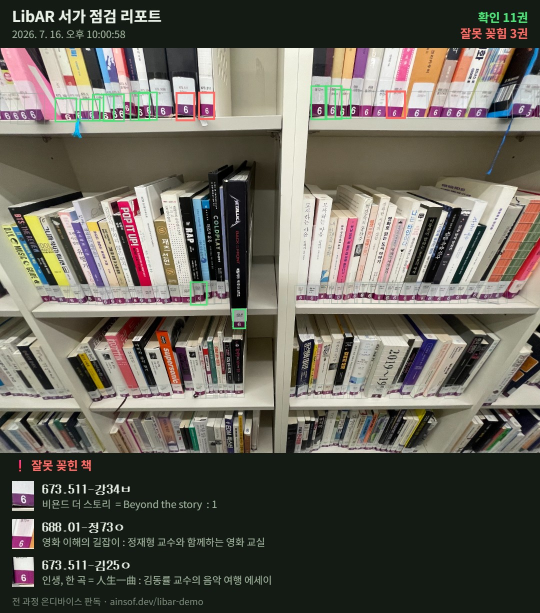
#> input picture libar-sample/팀공유리포트/리포트예시_오배열3권.jpg, 1080 x 1226 px (shown at 1/2 size)
$ python -i test_det_onnx.py   (imports and definitions only)
#> lines starting #> are read from the running program, lines starting #| are printed output that depends on the picture
# -*- coding: utf-8 -*-
"""브라우저 이식 최종 리허설(전부 ONNX): YOLO 밴드 → 스트립 ×3 → 청크 → det ONNX(간이 DB 후처리)
→ rec ONNX → match → 권수. mobile-det 파이프라인 상한(9·6권)과 비교."""
import io, sys, json, re, difflib, unicodedata, time
import cv2, numpy as np
from pathlib import Path

HERE = Path(__file__).parent
# [3 lines not run here, left out]
import onnxruntime as ort
# [1 line that did not run here, left out]
# [1 line that did not run here, left out]
# [1 line that did not run here, left out]
# [1 line that did not run here, left out]
# [1 line that did not run here, left out]

def nn(s): return re.sub(r"[^0-9A-Za-z가-힣ㄱ-ㅎㅏ-ㅣ.]", "", unicodedata.normalize("NFC", str(s)))
# [1 line not run here, left out]
items, by_cls = [], {}
# [8 lines not run here, left out]
JF = {"0":"ㅇ","O":"ㅇ","o":"ㅇ","Q":"ㅇ","으":"ㅇ","이":"ㅇ","피":"ㅍ","디":"ㄷ","기":"ㄱ","니":"ㄴ",
      "리":"ㄹ","미":"ㅁ","비":"ㅂ","시":"ㅅ","지":"ㅈ","치":"ㅊ","키":"ㅋ","티":"ㅌ","히":"ㅎ",
      "프":"ㅍ","표":"ㅍ","드":"ㄷ","그":"ㄱ","느":"ㄴ","르":"ㄹ","므":"ㅁ","브":"ㅂ","스":"ㅅ",
      "즈":"ㅈ","츠":"ㅊ","크":"ㅋ","트":"ㅌ","흐":"ㅎ"}
# [41 lines left out: functions match, rec_line, not called in this run]

MEAN = np.array([0.485, 0.456, 0.406], np.float32)   # BGR 순서로 그대로 적용 (yml)
STD = np.array([0.229, 0.224, 0.225], np.float32)

def det_boxes(img):
    """간이 DB 후처리: prob>0.3 이진화 → 연결요소 bbox → box_score>0.6 → 확장(unclip 근사)."""
    h, w = img.shape[:2]
    sc = min(1.0, 960/max(h, w))
    nh, nw = max(32, int(round(h*sc/32))*32), max(32, int(round(w*sc/32))*32)
    rs = cv2.resize(img, (nw, nh)).astype(np.float32)/255.0
    rs = (rs - MEAN)/STD
    prob = dsess.run(None, {din: rs.transpose(2, 0, 1)[None]})[0][0, 0]   # (nh, nw)
    binm = (prob > 0.3).astype(np.uint8)
    n, lab, stats, _ = cv2.connectedComponentsWithStats(binm, 8)
    boxes = []
    for i in range(1, n):
        x, y, bw, bh, area = stats[i]
        if area < 12 or bw < 4 or bh < 4: continue
        score = float(prob[lab == i].mean())
        if score < 0.6: continue
        # unclip 1.5 근사: DB 수축 보상 — 높이 비례 패딩
        px, py = int(bh*0.45), int(bh*0.28)
        x0, y0 = max(0, x-px), max(0, y-py)
        x1, y1 = min(nw, x+bw+px), min(nh, y+bh+py)
        boxes.append((x0/(nw/w), y0/(nh/h), x1/(nw/w), y1/(nh/h)))
    return boxes

def ocr_once(img):
    out = []
    for (x0, y0, x1, y1) in det_boxes(img):
        crop = img[int(y0):int(np.ceil(y1)), int(x0):int(np.ceil(x1))]
        if crop.size == 0: continue
        t = rec_line(crop)
        if t: out.append((t, (x0+x1)/2, (y0+y1)/2))
    return out

def ocr_tokens(img, chunk=1280, ov=120, up=True):
    h, w = img.shape[:2]
    f = (min(3.0, 960/h) if h < 320 else min(1.0, 1000/h)) if up else 1.0
    if f != 1.0:
        img = cv2.resize(img, None, fx=f, fy=f,
                         interpolation=cv2.INTER_LANCZOS4 if f > 1 else cv2.INTER_AREA)
        h, w = img.shape[:2]
    if f > 1: ov = int(ov*f)
    out = []
    if max(h, w) <= chunk + ov: out = ocr_once(img)
    else:
        x = 0
        while x < w:
            piece = img[:, x:min(w, x+chunk+ov)]
            for txt, xc, yc in ocr_once(piece):
                if x > 0 and xc < ov*0.5: continue
                out.append((txt, xc+x, yc))
            x += chunk
    return [(t, x2/f, y2/f) for t, x2, y2 in out]

# [50 lines not run here, left out]

>>> import cv2
>>> picture = cv2.imread('../팀공유리포트/리포트예시_오배열3권.jpg')
#> picture is the input picture: shape (1226, 1080, 3); mean B, G, R 88.8, 98.2, 101.6
>>> result = ocr_tokens(picture)
#> in ocr_tokens, `img = cv2.resize(img, None, fx=f, fy=f, interpolation=cv2.INTER_LANCZO..`:
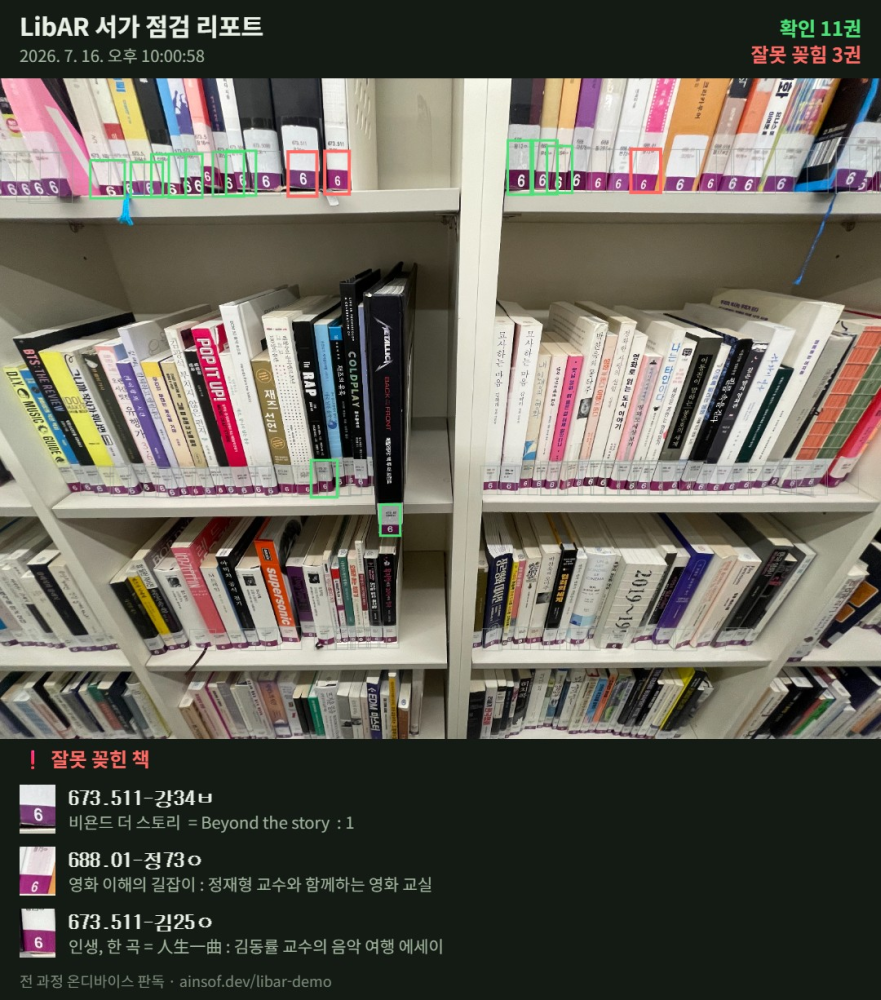
#> img: shape (1000, 881, 3); mean of channels 0, 1, 2 88.8, 98.2, 101.6; drawn as B, G, R
#> in det_boxes, `h, w = img.shape[:2]`: h = 1000; w = 881
#> in det_boxes, `sc = min(1.0, 960/max(h, w))`: sc = 0.96
#> in det_boxes, `nh, nw = max(32, int(round(h*sc/32))*32), max(32, int(round(w*sc/32))*..`: nh = 960; nw = 832
#> in det_boxes, `rs = (rs - MEAN)/STD`:
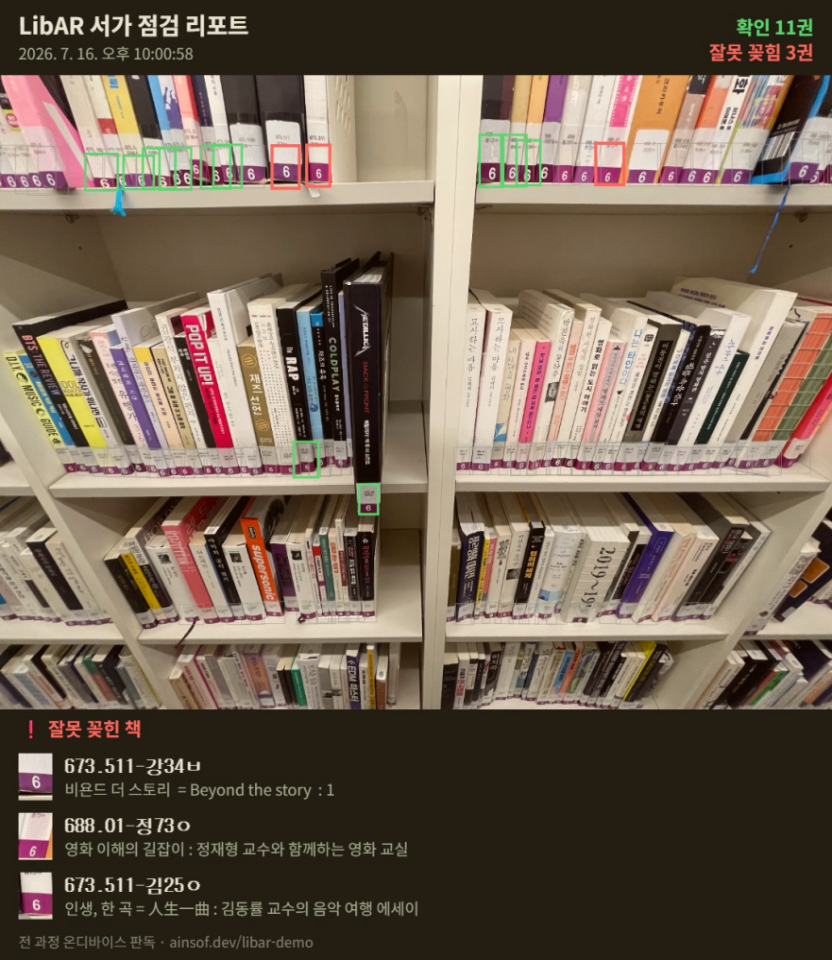
#> rs: shape (960, 832, 3) float32; mean of channels 0, 1, 2 -0.601, -0.318, -0.0341; drawn with min black and max white
#> after the loop in ocr_once, `for (x0, y0, x1, y1) in det_boxes(img):`: out = []
#> (the run stopped early here; a loop or call above may not have finished)

$ run again, on libar-sample/팀공유리포트/리포트예시_판독14권.jpg
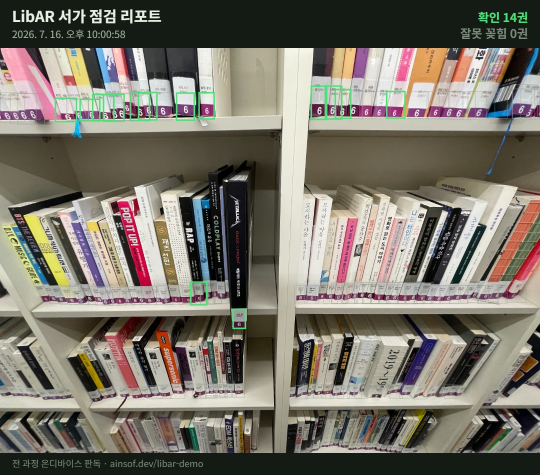
#> input picture libar-sample/팀공유리포트/리포트예시_판독14권.jpg, 1080 x 950 px (shown at 1/2 size)
#> picture is the input picture: shape (950, 1080, 3); mean B, G, R 106.2, 116.6, 121.9
#> in det_boxes, `h, w = img.shape[:2]`: h = 950; w = 1080
#> sc = 0.889
#> nh = 832; nw = 960
#> in det_boxes, `rs = cv2.resize(img, (nw, nh)).astype(np.float32)/255.0`:
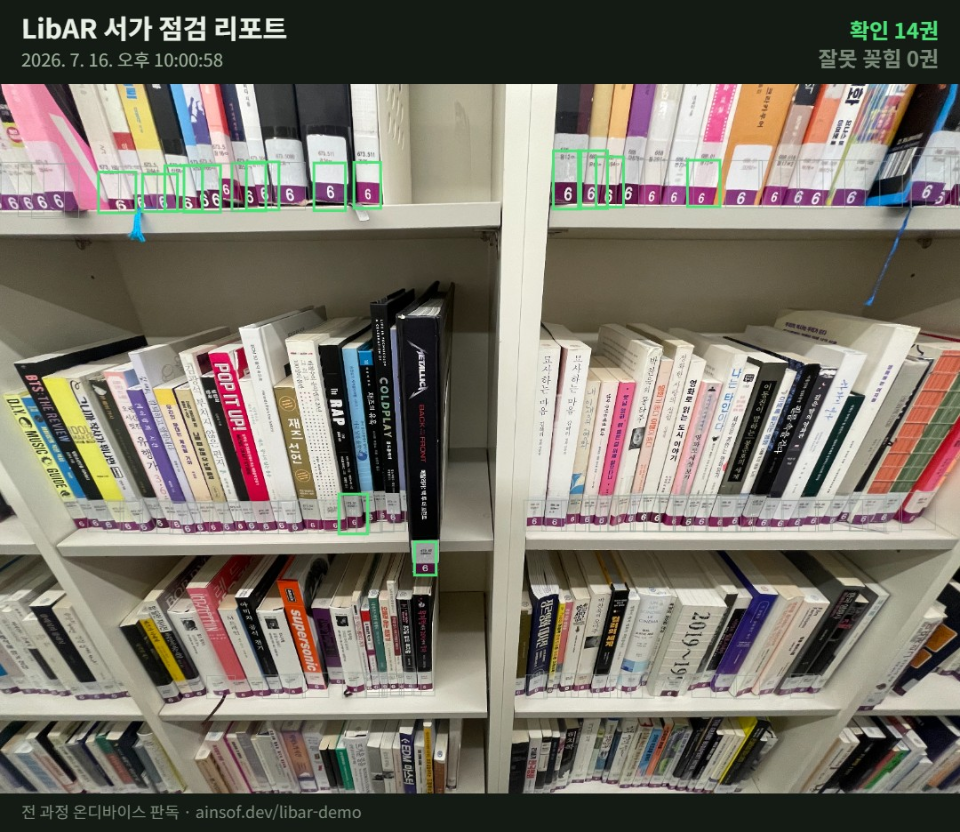
#> rs: shape (832, 960, 3) float32; mean B, G, R 0.417, 0.456, 0.478
#> after the loop in ocr_once, `for (x0, y0, x1, y1) in det_boxes(img):`: out = []
